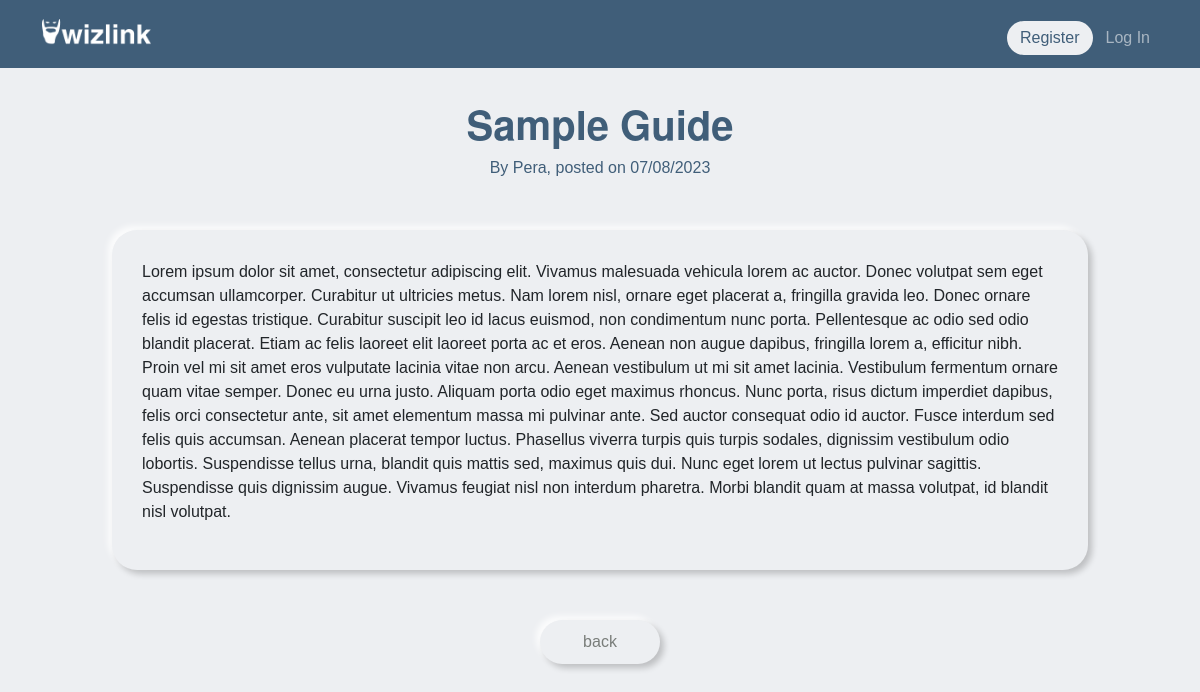
/post/1, run on the app's committed database.
### tables this page shows
CREATE TABLE posts (
    post_id INTEGER PRIMARY KEY,
    user_id INTEGER,
    time TEXT,
    author TEXT,
    title TEXT,
    content TEXT
);

### app.py (the view)
@app.route("/post/<pid>")
def post(pid):
    guide = db.execute("SELECT * FROM posts WHERE post_id = ?", pid)
    return render_template("post.html", post = guide)

### app.py (called while the page is built)
@app.after_request
def after_request(response):
    response.headers["Cache-Control"] = "no-cache, no-store, must-revalidate"
    response.headers["Expires"] = 0
    response.headers["Pragma"] = "no-cache"
    return response

### templates/post.html (shortened to what this page needs)
{% extends "layout.html" %}
{% block main %}
<div>
    <body>
        {% for item in post %}
        <div class="post">
            <div class="header">
                <h1>
                    <b>{{ item.title }}</b>
                </h1>
                <p>By {{ item.author }}, posted on {{ item.time }}</p>
            </div>
            <div class="container">
                <div class="box_s">
                    <p>{{ item.content }}</p>
                </div>
                <div class="text-center">
                    <button class="button_s" onclick="history.back()">back</button>
                </div>
            </div>
        </div>
    {% endfor %}
    </body>
</div>
{% endblock %}

### static/styles.css (style rules this page uses)
body { background-color: #edeff2; -moz-user-select: none; -webkit-user-select: none; -ms-user-select:none; user-select:none; -o-user-select:none; font-family: helvetica; font-weight: 300; }
.header { text-align: center; color: #405E79; }
h1 { font-family: helvetica; text-align: center; font-weight: 800 }
.box_s { border-radius: 25px; padding: 30px; margin: 50px; top: 30%; left: 30%; background-color: #edeff2; box-shadow: 4px 4px 6px 0 rgba(0, 0, 0, 0.2), -4px -4px 6px 0 rgba(255, 255, 255, 0.8); }
.button_s { background-color: #edeff2; border-radius: 25px; padding: 10px; border: none; width: 120px; text-align: center; color: #797d7a; font-size: 12pt; font-family: helvetica; font-weight: 300; text-align: center; box-shadow: 4px 4px 6px 0 rgba(0, 0, 0, 0.2), -4px -4px 6px 0 rgba(255, 255, 255, 0.8); }
* { margin: 0; padding: 0; box-sizing: border-box; }
.header h1 { text-align: center; margin-top: 50px; font-family:"Helvetica Neue", Courier, sans-serif; }

### data on the page
posts: title "Sample Guide", author "Pera", time "07/08/2023", content "Lorem ipsum dolor sit amet, consectetur adipiscing elit. Vivamus malesuada vehicula lorem ac auctor. Donec volutpat sem eget accumsan ullamcorper. Curabitur ut ultricies metus. Nam lorem nisl, ornare eget placerat a, fringilla gravida leo. Donec ornare felis id egestas tristique. Curabitur suscipit leo id lacus euismod, non condimentum nunc porta. Pellentesque ac odio sed odio blandit placerat. Etiam ac felis laoreet elit laoreet porta ac et eros. Aenean non augue dapibus, fringilla lorem a, efficitur nibh. Proin vel mi sit amet eros vulputate lacinia vitae non arcu. Aenean vestibulum ut mi sit amet lacinia. Vestibulum fermentum ornare quam vitae semper. Donec eu urna justo. Aliquam porta…"
